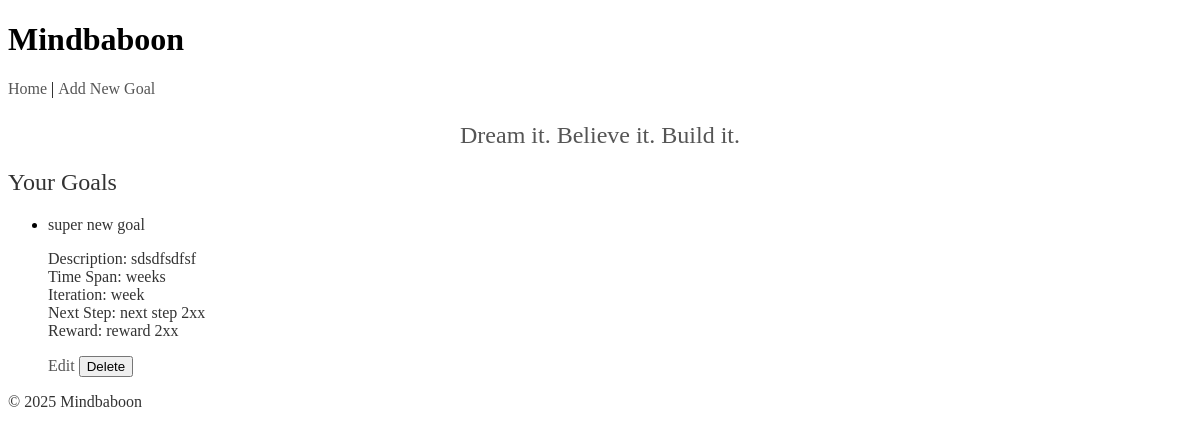
Before: / with the older database file.
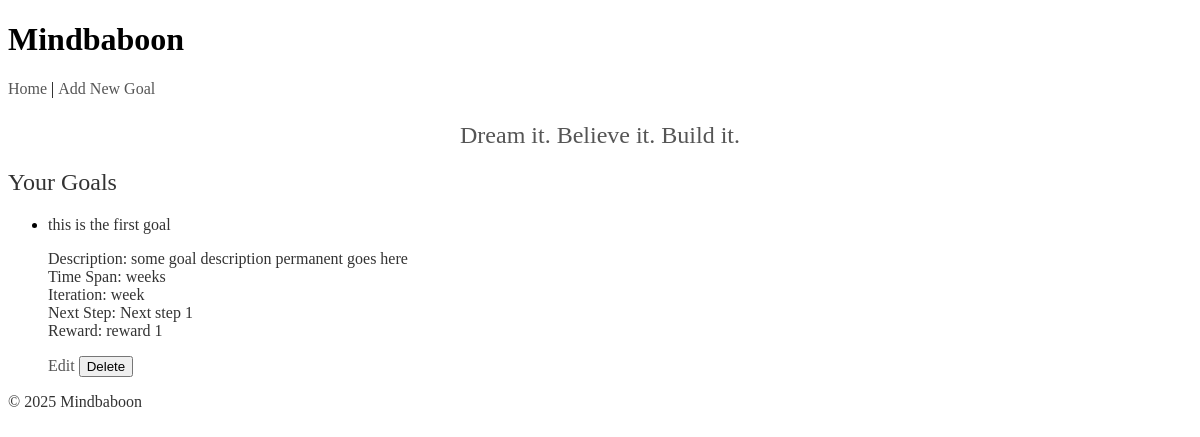
After: the same page with the newer database file.
### tables this page shows
CREATE TABLE goals (
            id INTEGER PRIMARY KEY AUTOINCREMENT,
            goal_name TEXT NOT NULL,
            goal_description TEXT,
            time_span TEXT,
            end_date TEXT,
            iteration TEXT,
            next_steps TEXT,
            reward TEXT,
            completed INTEGER NOT NULL DEFAULT 0,
            is_paused INTEGER NOT NULL DEFAULT 0,
            last_email_sent TIMESTAMP,
            created_at TIMESTAMP NOT NULL,
            last_reminder_at TIMESTAMP
        );

### mindbaboon.py (the view)
@app.route("/")
def index():
    conn = get_db_connection()
    goals = conn.execute("SELECT * FROM goals").fetchall()
    conn.close()
    random_goal = random.choice(MOTIVATIONAL_GOALS)
    return render_template("index.html", goals=goals, motivational_goal=random_goal)

### mindbaboon.py (called while the page is built)
def get_db_connection():
    conn = sqlite3.connect("mindbaboon.db")
    conn.row_factory = sqlite3.Row
    return conn

### templates/index.html (shortened to what this page needs)
{% extends "base.html" %}
{% block content %}
<p class="motivational-goal">{{ motivational_goal }}</p>
<h2>Your Goals</h2>
{% if goals %}
  <ul>
    {% for goal in goals %}
      <li>
        <strong>{{ goal.goal_name }}</strong>
        <p>
          <strong>Description:</strong> {{ goal.goal_description }}<br>
          <strong>Time Span:</strong> {{ goal.time_span }}
          <br>
          <strong>Iteration:</strong> {{ goal.iteration }}<br>
          <strong>Next Step:</strong> {{ goal.next_steps }}<br>
          <strong>Reward:</strong> {{ goal.reward }}
        </p>
        <a href="{{ url_for('edit_goal', goal_id=goal['id']) }}">Edit</a>
        <form action="{{ url_for('delete_goal', goal_id=goal['id']) }}" method="POST" style="display:inline">
          <button type="submit">Delete</button>
        </form>
      </li>
    {% endfor %}
  </ul>
{% else %}
  <p>No goals yet. <a href="{{ url_for('add_goal') }}">Add one</a>.</p>
{% endif %}
{% endblock %}

### templates/base.html (shortened to what this page needs)
<!DOCTYPE html>
<html lang="en">
<head>
  <link rel="stylesheet" href="https://use.typekit.net/enw8aoe.css">
  <link rel="stylesheet" href="{{ url_for('static', filename='style.css') }}">
</head>
<body>
  <header>
    <h1>Mindbaboon</h1>
    <nav>
      <a href="{{ url_for('index') }}">Home</a> |
      <a href="{{ url_for('add_goal') }}">Add New Goal</a>
    </nav>
  </header>
  <main>
    {% block content %}{% endblock %}
  </main>
  <footer>
    <p>© 2025 Mindbaboon</p>
  </footer>
</body>
</html>

### static/style.css (style rules this page uses)
h2, p, strong, em, a { font-family: "crete", serif; font-weight: 400; color: #333; }
a { text-decoration: none; color: #555; }
.motivational-goal { font-family: "crete", serif; font-size: 1.5rem; font-weight: 400; color: #555; margin-bottom: 20px; text-align: center; }
::placeholder { color: #ccc; }

Changed rows visible on the page:
removed goals: goal_name "super new goal", goal_description "sdsdfsdfsf", time_span "weeks", iteration "week", next_steps "next step 2xx", reward "reward 2xx"
added goals: goal_name "this is the first goal", goal_description "some goal description permanent goes here", time_span "weeks", iteration "week", next_steps "Next step 1", reward "reward 1"
